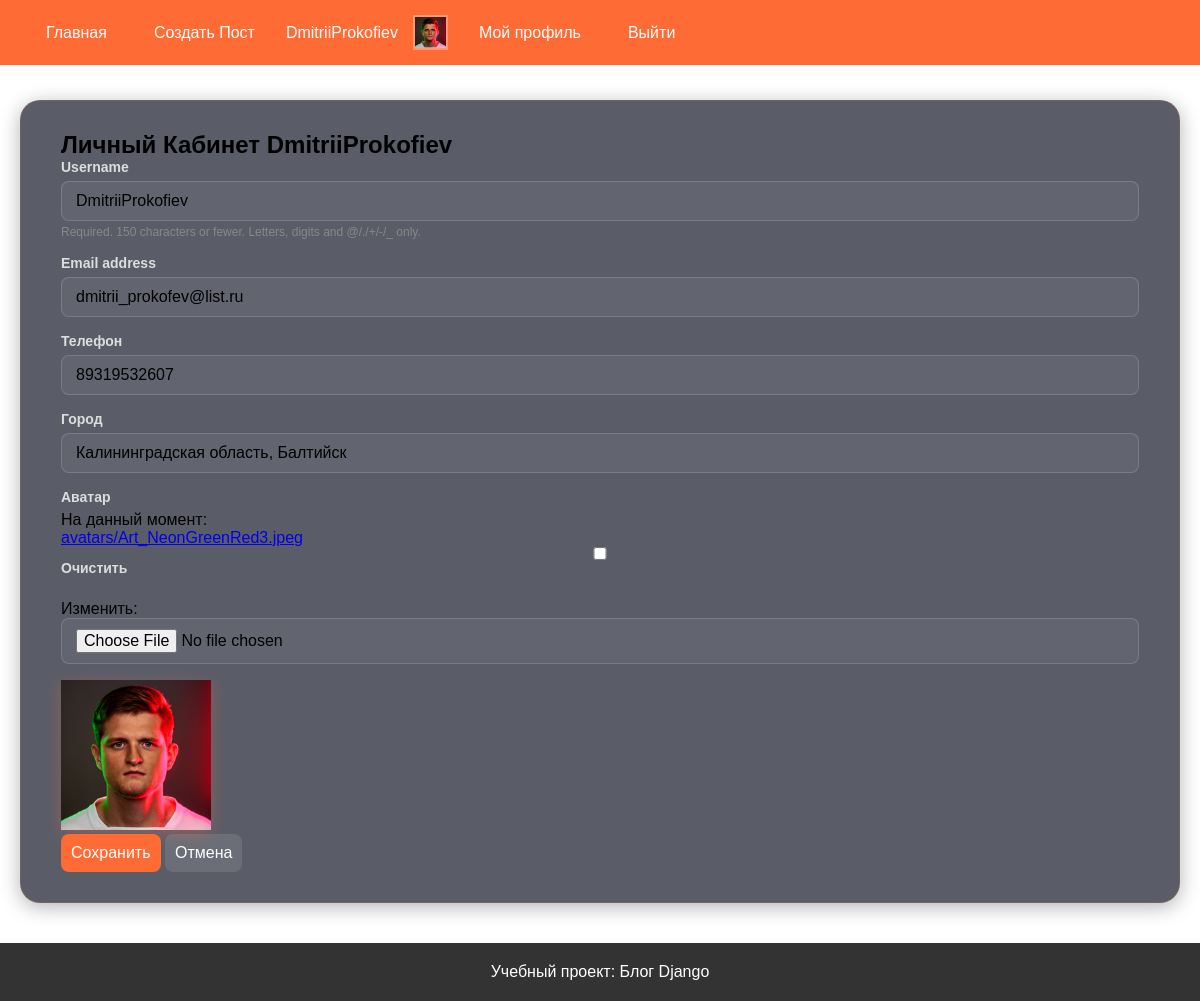
The app's page /users/account/ (signed in) with its own data.
### users/models.py (models this page shows, shortened)
class CustomUser(AbstractUser):
    phone = models.CharField('телефон',max_length=100, blank=True)
    city = models.CharField('город',max_length=100,blank=True,)
    avatar = models.ImageField('аватар', upload_to='avatars/', blank=True, null=True)

### users/views.py (the view)
# urls.py: path('account/', views.account_view, name='account'),
def account_view(request):
    if request.method == "POST":
        form = CustomUserUpdateForm(request.POST, request.FILES, instance=request.user)
        if form.is_valid():
            form.save()
            return redirect('users:account')
    else:
        form = CustomUserUpdateForm(instance=request.user)
    return render(request, "users/account.html", {"form": form})

### users/forms.py
class CustomUserUpdateForm(forms.ModelForm):
    class Meta:
        model = CustomUser
        fields = ('username', 'email', 'phone', 'city', 'avatar')

### templates/users/account.html (shortened to what this page needs)
{% extends 'base.html' %}
{% load static %}
{% block content %}
<section class="account-box">
  <h1>Личный Кабинет {{ user.username }}</h1>
  <form method="post" enctype="multipart/form-data" class="content-form">
    {% for field in form %}
      <div class="form-group">
        <label for="{{ field.id_for_label }}">{{ field.label }}</label>
        {{ field }}
        {% if field.help_text %}
          <small class="help-text">{{ field.help_text }}</small>
        {% endif %}
      </div>
    {% endfor %}
      <div class="avatar-container">
        {% if user.avatar %}
            <img src="{{ user.avatar.url }}" alt="Аватар пользователя" class="avatar">
        {% else %}
            <p>Аватар отсутствует</p>
        {% endif %}
      </div>
    <button type="submit" class="btn btn-primary">Сохранить</button>
    <a class="btn btn-secondary" href="{% url 'blog:post_list' %}">Отмена</a>
  </form>
</section>
{% endblock %}

### templates/base.html (shortened to what this page needs)
{% load static %}
<!DOCTYPE html>
<html lang="ru">
<head>
    <link rel="stylesheet" href="{% static 'css/style.css' %}">
</head>
<body>
    <header>
        <nav>
            <a href="{% url 'blog:post_list' %}">Главная</a>
            <a href="{% url 'blog:post_create' %}">Создать Пост</a>
            {% if user.is_authenticated %}
                <span>{{ user.username }}</span>
                <div class="avatar-header">
                    {% if user.avatar %}
                        <img src="{{ user.avatar.url }}" alt="Аватар пользователя" class="avatar">
                    {% endif %}
                </div>
                <a href="{% url 'users:account' %}">Мой профиль</a>
                <a href="{% url 'users:logout' %}">Выйти</a>
            {% else %}
                <a href="{% url 'users:login' %}">Войти</a>
                <a href="{% url 'users:register' %}">Регистрация</a>
            {% endif %}
        </nav>
    </header>
    <main>
        <div class="PageContent">
           {% block content %}
           {% endblock %}
        </div>
    </main>
    <footer>
        <p>Учебный проект: Блог Django</p>
    </footer>
</body>
</html>

### static/css/style.css (style rules this page uses)
* { margin: 0; padding: 0; box-sizing: border-box; }
html, body { height: 100%; }
body { font-family: Arial, sans-serif; display: flex; flex-direction: column; }
header { background: #FF6B35; display: flex; align-items: center; justify-content: space-between; padding: 15px 30px; position: fixed; top: 0; left: 0; width: 100%; z-index: 1000; }
header a { color: white; text-decoration: none; font-size: 16px; }
header nav { display: flex; align-items: center; gap: 15px; }
header nav a { color: white; padding: 8px 16px; border-radius: 4px; }
header nav span { color: white; }
.avatar-header { width: 35px; height: 35px; overflow: hidden; border: 2px solid rgba(255, 255, 255, 0.3); flex-shrink: 0; }
.avatar-header img { width: 100%; height: 100%; object-fit: cover; }
main { flex: 1; padding: 80px 20px 20px; max-width: 1200px; margin: 0 auto; width: 100%; }
.PageContent { max-width: 1200px; width: 100%; margin: 20px auto; padding: 30px 40px; background: rgba(20, 25, 40, 0.7); border-radius: 20px; border: 1px solid rgba(255, 107, 53, 0.2); box-shadow: 0 4px 20px rgba(0, 0, 0, 0.3); transition: all 0.3s ease; }
.avatar { width: 150px; height: 150px; object-fit: cover; box-shadow: 0 4px 15px rgba(255, 107, 53, 0.3); background: #2a2a2a; }
.form-group { margin-bottom: 16px; display: flex; flex-direction: column; }
.form-group label { font-weight: 600; color: #ddd; margin-bottom: 6px; font-size: 14px; }
.form-group input, .form-group select, .form-group textarea { padding: 10px 14px; border-radius: 8px; border: 1px solid rgba(255, 255, 255, 0.15); background: rgba(255, 255, 255, 0.05); color: #000; font-size: 16px; transition: border-color 0.3s ease; }
.form-group .help-text { color: #888; font-size: 12px; margin-top: 4px; }
.btn { padding: 10px; border: none; border-radius: 8px; font-size: 16px; cursor: pointer; text-decoration: none; display: inline-block; transition: all 0.3s ease; }
.btn-primary { background: #FF6B35; color: #fff; }
.btn-secondary { background: rgba(255, 255, 255, 0.1); color: #fff; }
footer { background: #333; color: white; text-align: center; padding: 20px; width: 100%; }

### records on screen
CustomUser: username "DmitriiProkofiev", avatar (picture), form "DmitriiProkofiev" "dmitrii_prokofev@list.ru" "89319532607" "Калининградская область, Балтийск"

### other values on screen
{{ field.label }} "Username" "Email address" "Телефон" "Город" "Аватар"
{{ field.help_text }} "Required. 150 characters or fewer. Letters, digits and @/./+/-/_ only."
